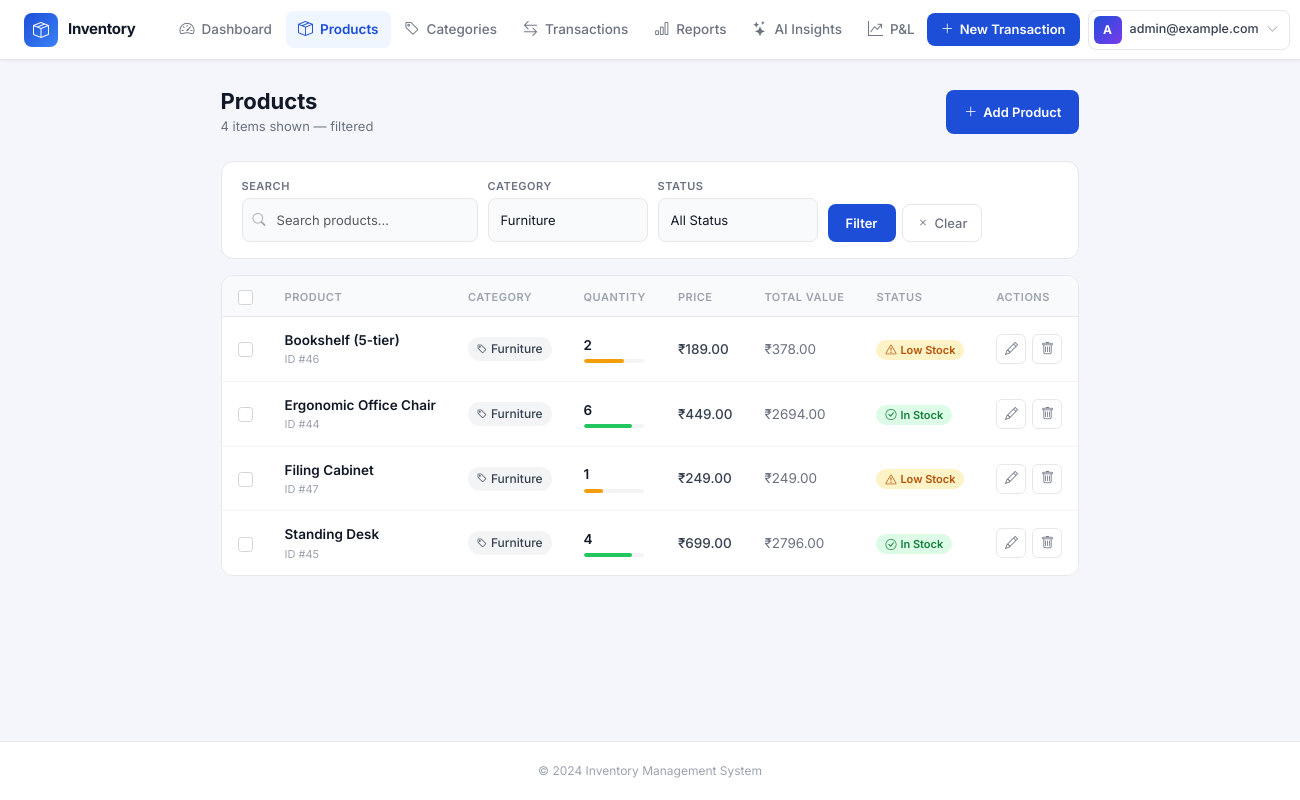
The page /products/?category=Furniture (signed in) on the database as committed earlier.
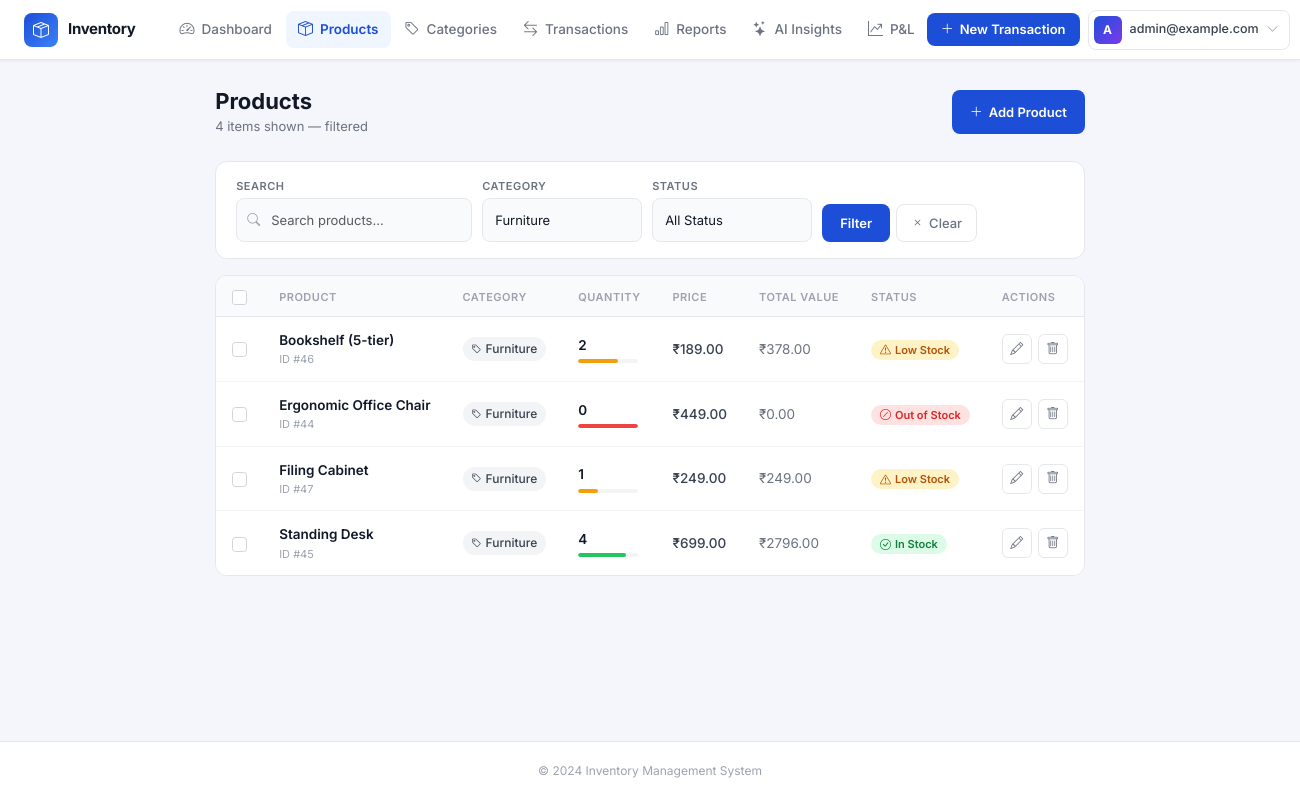
The same page on the database as committed later.
### inventory/models.py (models this page shows, shortened)
class Product(models.Model):
    user = models.ForeignKey(
        settings.AUTH_USER_MODEL,
        on_delete=models.CASCADE,
        related_name='products',
        null=True,   # null during migration for existing rows
        blank=True,
    )
    name = models.CharField(max_length=200, db_index=True)
    quantity = models.IntegerField(
        validators=[MinValueValidator(0)],
        help_text="Current stock quantity"
    )
    price = models.DecimalField(
        max_digits=10,
        decimal_places=2,
        validators=[MinValueValidator(Decimal('0.01'))]
    )
    category = models.ForeignKey(
        Category,
        on_delete=models.PROTECT,
        related_name='products'
    )
    alert_threshold = models.IntegerField(
        validators=[MinValueValidator(0)],
        help_text="Minimum quantity before alert"
    )
    created_at = models.DateTimeField(auto_now_add=True)
    updated_at = models.DateTimeField(auto_now=True)
    class Meta:
        db_table = 'products'
        indexes = [
            models.Index(fields=['name']),
            models.Index(fields=['category']),
            models.Index(fields=['quantity']),
        ]
    @property
    def total_value(self) -> Decimal:
        return self.quantity * self.price
    @property
    def is_low_stock(self) -> bool:
        return self.quantity < self.alert_threshold
    @property
    def stock_status(self) -> str:
        if self.quantity == 0:
            return 'out-of-stock'
        elif self.is_low_stock:
            return 'low-stock'
        return 'in-stock'

class Category(models.Model):
    user = models.ForeignKey(
        settings.AUTH_USER_MODEL,
        on_delete=models.CASCADE,
        related_name='categories',
        null=True,   # null during migration for existing rows
        blank=True,
    )
    name = models.CharField(max_length=100, db_index=True)
    description = models.TextField(blank=True)
    class Meta:
        db_table = 'categories'
        verbose_name_plural = 'categories'
        unique_together = [('user', 'name')]

### inventory/views.py (the view)
# urls.py: path('products/', views.ProductListView.as_view(), name='product_list_view'),
class ProductListView(LoginRequiredMixin, ListView):
    model = Product
    template_name = 'inventory/product_list.html'
    context_object_name = 'products'
    paginate_by = 20
    def get_queryset(self):
        search_query = self.request.GET.get('search', '').strip()
        category_filter = self.request.GET.get('category', '').strip()
        stock_status_filter = self.request.GET.get('stock_status', '').strip()
        product_service = ProductService()
        queryset = product_service.search_products(
            user=self.request.user,
            query=search_query if search_query else None,
            category=category_filter if category_filter else None,
            stock_status=stock_status_filter if stock_status_filter else None
        )
        return queryset.order_by('name')
    def get_context_data(self, **kwargs):
        context = super().get_context_data(**kwargs)
        context['categories'] = Category.objects.filter(user=self.request.user).order_by('name')
        context['search_query'] = self.request.GET.get('search', '')
        context['category_filter'] = self.request.GET.get('category', '')
        context['stock_status_filter'] = self.request.GET.get('stock_status', '')
        return context

### inventory/services.py (called while the page is built, shortened)
    def search_products(
        self,
        user=None,
        query: Optional[str] = None,
        category: Optional[str] = None,
        stock_status: Optional[str] = None
    ) -> QuerySet:
        products = Product.objects.all()
        if user is not None:
            products = products.filter(user=user)
        if query:
            products = products.filter(Q(name__icontains=query))
        if category:
            products = products.filter(category__name=category)
        return products

### templates/inventory/product_list.html (shortened to what the changed rows need)
{% extends 'base.html' %}
{% block content %}
<div class="page-header">
  <div>
    <h1>Products</h1>
  </div>
</div>
<form method="post" action="{% url 'bulk_update' %}" id="bulk-form">
  <div id="product-table-container">
    {% if products %}
    <div class="table-card">
      <div class="table-responsive">
        <table class="table">
          <thead>
            <tr>
              <th style="width:44px;">
                <input type="checkbox" id="select-all" class="form-check-input">
              </th>
              <th>Product</th>
              <th>Category</th>
              <th>Quantity</th>
              <th>Price</th>
              <th>Total Value</th>
              <th>Status</th>
              <th style="width:90px;">Actions</th>
            </tr>
          </thead>
          <tbody>
            {% for product in products %}
            <tr id="row-{{ product.id }}">
              <td>
                <input type="checkbox" name="product_ids" value="{{ product.id }}"
                       class="form-check-input product-checkbox" form="bulk-form">
              </td>
              <td>
                <div class="product-name">{{ product.name }}</div>
                <div class="product-sku">ID #{{ product.id }}</div>
              </td>
              <td><span class="cat-pill"><i class="bi bi-tag" style="font-size:10px;"></i>{{ product.category.name }}</span></td>
              <td>
                <div class="qty-cell">{{ product.quantity }}</div>
                <div class="qty-bar-wrap">
                  {% if product.quantity == 0 %}
                    <div class="qty-bar out" style="width:100%"></div>
                  {% elif product.is_low_stock %}
                    {% widthratio product.quantity product.alert_threshold 100 as pct %}
                    <div class="qty-bar low" style="width:{{ pct|default:10 }}%"></div>
                  {% else %}
                    <div class="qty-bar good" style="width:80%"></div>
                  {% endif %}
                </div>
              </td>
              <td style="font-weight:500;">₹{{ product.price }}</td>
              <td style="color:#6b7280;">₹{{ product.total_value }}</td>
              <td>
                {% if product.stock_status == 'in-stock' %}
                  <span class="badge-in"><i class="bi bi-check-circle me-1"></i>In Stock</span>
                {% elif product.stock_status == 'low-stock' %}
                  <span class="badge-low"><i class="bi bi-exclamation-triangle me-1"></i>Low Stock</span>
                {% else %}
                  <span class="badge-out"><i class="bi bi-slash-circle me-1"></i>Out of Stock</span>
                {% endif %}
              </td>
              <td>
                <div class="action-btns">
                  <a href="{% url 'product_update' product.id %}" class="btn-icon" title="Edit">
                    <i class="bi bi-pencil"></i>
                  </a>
                  <a href="{% url 'product_delete' product.id %}" class="btn-icon danger" title="Delete">
                    <i class="bi bi-trash"></i>
                  </a>
                </div>
              </td>
            </tr>
            {% endfor %}
          </tbody>
        </table>
      </div>
    </div>
    {% endif %}
  </div>
</form>
{% endblock %}

Rows that differ between the two databases and show on the page:
changed Product "Ergonomic Office Chair": quantity "6" → "0"; total_value "2694.00" → "0.00"; quantity "In Stock" → "Out of Stock"
